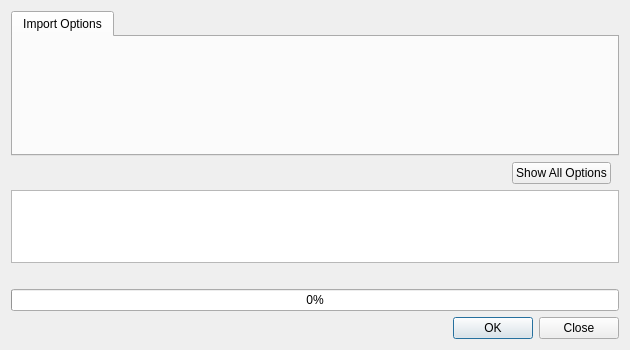
<?xml version="1.0" encoding="UTF-8"?>
<ui version="4.0">
 <class>QmlDesigner::ItemLibraryAssetImportDialog</class>
 <widget class="QDialog" name="QmlDesigner::ItemLibraryAssetImportDialog">
  <property name="geometry">
   <rect>
    <x>0</x>
    <y>0</y>
    <width>630</width>
    <height>350</height>
   </rect>
  </property>
  <property name="windowTitle">
   <string>Asset Import</string>
  </property>
  <layout class="QFormLayout" name="formLayout">
   <item row="0" column="0" colspan="2">
    <layout class="QVBoxLayout" name="verticalLayout">
     <item>
      <widget class="QTabWidget" name="tabWidget">
       <property name="sizePolicy">
        <sizepolicy hsizetype="Expanding" vsizetype="Expanding">
         <horstretch>0</horstretch>
         <verstretch>2</verstretch>
        </sizepolicy>
       </property>
       <property name="currentIndex">
        <number>0</number>
       </property>
       <property name="tabBarAutoHide">
        <bool>false</bool>
       </property>
       <widget class="QWidget" name="modelOptionsTab">
        <attribute name="title">
         <string>Import Options</string>
        </attribute>
       </widget>
      </widget>
     </item>
     <item>
      <layout class="QHBoxLayout" name="horizontalLayout">
       <item>
        <spacer name="horizontalSpacer">
         <property name="orientation">
          <enum>Qt::Horizontal</enum>
         </property>
         <property name="sizeHint" stdset="0">
          <size>
           <width>80</width>
           <height>20</height>
          </size>
         </property>
        </spacer>
       </item>
       <item>
        <widget class="QPushButton" name="advancedSettingsButton">
         <property name="text">
          <string>Show All Options</string>
         </property>
        </widget>
       </item>
       <item>
        <spacer name="horizontalSpacer_2">
         <property name="orientation">
          <enum>Qt::Horizontal</enum>
         </property>
         <property name="sizeType">
          <enum>QSizePolicy::Fixed</enum>
         </property>
         <property name="sizeHint" stdset="0">
          <size>
           <width>8</width>
           <height>20</height>
          </size>
         </property>
        </spacer>
       </item>
      </layout>
     </item>
     <item>
      <widget class="QPlainTextEdit" name="plainTextEdit">
       <property name="sizePolicy">
        <sizepolicy hsizetype="Expanding" vsizetype="Expanding">
         <horstretch>0</horstretch>
         <verstretch>1</verstretch>
        </sizepolicy>
       </property>
       <property name="readOnly">
        <bool>true</bool>
       </property>
      </widget>
     </item>
     <item>
      <widget class="QLabel" name="progressLabel">
       <property name="sizePolicy">
        <sizepolicy hsizetype="Preferred" vsizetype="Fixed">
         <horstretch>0</horstretch>
         <verstretch>0</verstretch>
        </sizepolicy>
       </property>
       <property name="text">
        <string/>
       </property>
      </widget>
     </item>
     <item>
      <widget class="QProgressBar" name="progressBar">
       <property name="value">
        <number>0</number>
       </property>
      </widget>
     </item>
     <item>
      <widget class="QDialogButtonBox" name="buttonBox">
       <property name="standardButtons">
        <set>QDialogButtonBox::Close|QDialogButtonBox::Ok</set>
       </property>
      </widget>
     </item>
    </layout>
   </item>
  </layout>
 </widget>
 <resources/>
 <connections/>
</ui>
